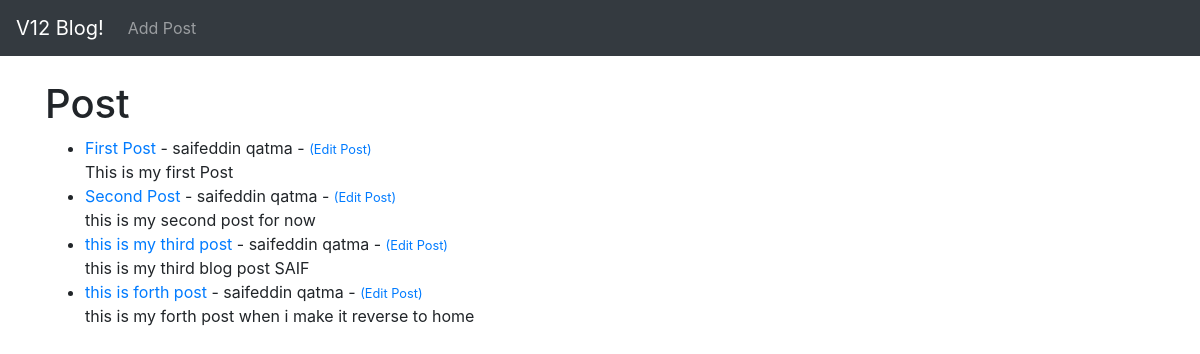
The app's page /, older data.
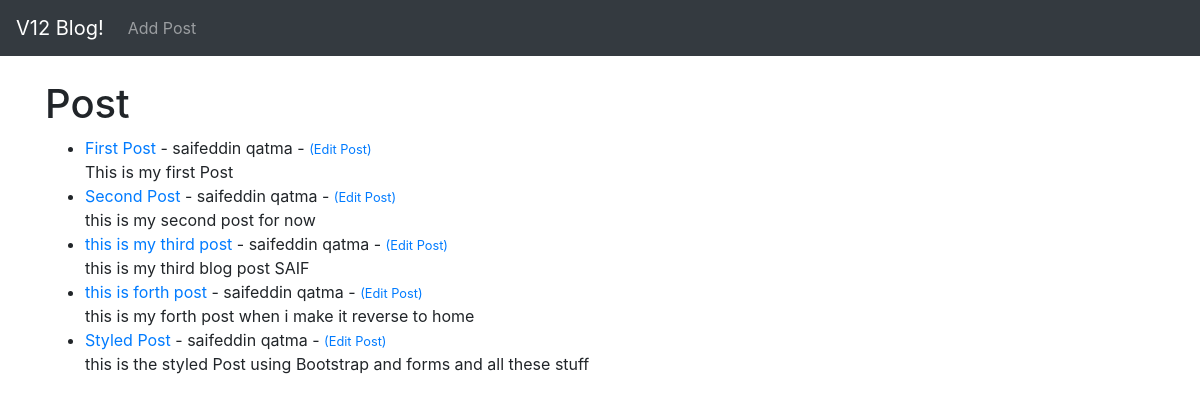
The same page, newer data.
### theblog/models.py (models this page shows, shortened)
class Post(models.Model):
    title = models.CharField(max_length=250)
    title_tag = models.CharField(max_length=250)
    author = models.ForeignKey(User, on_delete=models.CASCADE)
    body = models.TextField()

### theblog/views.py (the view)
# urls.py: path('', HomeView.as_view(), name='home'),
class HomeView(ListView):
    model = Post
    template_name = 'home.html'

### theblog/templates/home.html
{% extends 'base.html' %}
{% block content %}
<h1>Post</h1>
<ul>
{% for post in object_list %}
    <li><a href="{% url 'article-detail' post.pk %}"> {{post.title}}</a> - {{ post.author.first_name}}
        {{ post.author.last_name}} - <small><a href="{% url 'update_post' post.pk %}">(Edit Post)</a></small><br/>
    {{ post.body}}</li>
{% endfor%}
</ul>
{% endblock %}

### theblog/templates/base.html (shortened to what this page needs)
<!doctype html>
<html lang="en">
  <head>
    <link rel="stylesheet" href="https://cdn.jsdelivr.net/npm/bootstrap@4.4.1/dist/css/bootstrap.min.css">
  </head>
  <body>
    <nav class="navbar navbar-expand-lg navbar-dark bg-dark">
  <a class="navbar-brand" href="{% url 'home' %}">V12 Blog!</a>
  <div class="collapse navbar-collapse" id="navbarSupportedContent">
    <ul class="navbar-nav mr-auto">
      <li class="nav-item">
        <a class="nav-link" href="{% url 'add_post' %}">Add Post</a>
      </li>
    </ul>
  </div>
</nav>
    <br/>
    <div class="container">
    {% block content %}
    {% endblock %}
    </div>
  </body>
</html>

Row changes from the older to the newer data that the page shows:
added Post: title "Styled Post", author.first_name "saifeddin", author.last_name "qatma", body "this is the styled Post using Bootstrap and forms and all these stuff"
